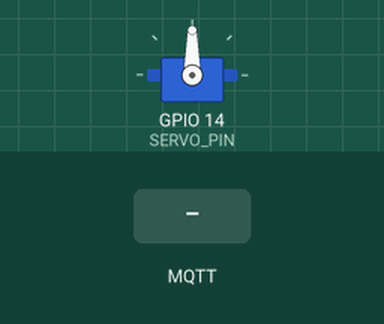
A sketch run on a simulated ESP32. Shown: servo. Inputs (shaded band) come from the test bench. WiFi joins after 1.5 s; servers stay silent unless stated; random numbers use the default seed unless the sketch sets one; no MQTT or app messages arrive unless stated; what the sketch prints to the serial monitor is not drawn.

Above: at 2.7 s.
2.8 s: MQTT message "5" arrives on the first subscribed topic
At 3.3 s:
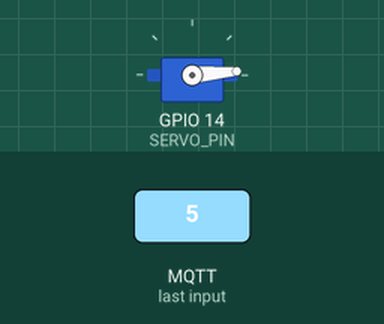
4.3 s: MQTT message "on" arrives on the first subscribed topic
At 5.5 s:
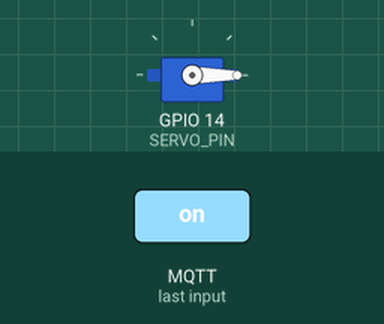
5.8 s: MQTT message "90" arrives on the first subscribed topic
At 6.8 s:
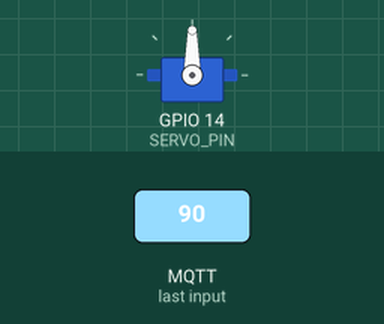
7.3 s: MQTT message "0" arrives on the first subscribed topic
At 7.9 s:
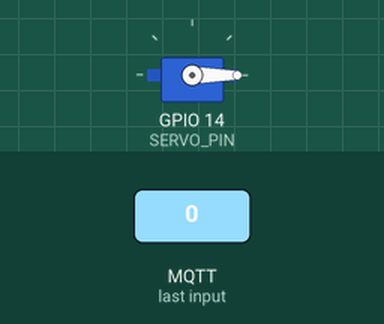
Timing chart, 0 to 9.8 s (numbered marks = the images above; inputs shaded):
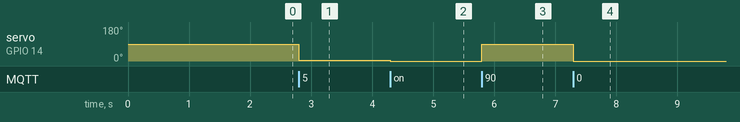

The sketch:

esp_sub_servo.ino
```cpp
#include <WiFi.h>
#include <PubSubClient.h>
#include <ESP32Servo.h>

// WiFi credentials
const char* ssid = "MARA1";
const char* password = "MARAMARA1";

// MQTT broker details
const char* mqtt_server = "0.tcp.ap.ngrok.io";
const int mqtt_port = 11882;
const char* mqtt_topic = "/chacharin/servo";

// Servo configuration
Servo myservo;
const int SERVO_PIN = 14;

// WiFi and MQTT clients
WiFiClient espClient;
PubSubClient client(espClient);

// Connect to WiFi
void setup_wifi() {
  delay(10);
  Serial.println();
  Serial.print("Connecting to ");
  Serial.println(ssid);
  WiFi.begin(ssid, password);

  while (WiFi.status() != WL_CONNECTED) {
    delay(500);
    Serial.print(".");
  }

  Serial.println("\nWiFi connected");
  Serial.print("IP address: ");
  Serial.println(WiFi.localIP());
}

// Handle incoming MQTT messages
void callback(char* topic, byte* payload, unsigned int length) {
  Serial.print("Message arrived [");
  Serial.print(topic);
  Serial.print("] ");

  String msg;
  for (unsigned int i = 0; i < length; i++) {
    msg += (char)payload[i];
  }
  Serial.println(msg);

  // Convert message to int and move servo
  int angle = msg.toInt();
  if (angle >= 0 && angle <= 180) {
    myservo.write(angle);
    Serial.print("Servo moved to: ");
    Serial.println(angle);
  } else {
    Serial.println("Invalid angle received.");
  }
}

// Ensure MQTT connection stays alive
void reconnect() {
  while (!client.connected()) {
    Serial.print("Attempting MQTT connection...");
    String clientId = "ESP32Client-" + String(random(0xffff), HEX);
    if (client.connect(clientId.c_str())) {
      Serial.println("connected");
      client.subscribe(mqtt_topic);
      Serial.print("Subscribed to topic: ");
      Serial.println(mqtt_topic);
    } else {
      Serial.print("failed, rc=");
      Serial.print(client.state());
      Serial.println(" retrying in 5 seconds");
      delay(5000);
    }
  }
}

void setup() {
  Serial.begin(115200);
  myservo.attach(SERVO_PIN);
  setup_wifi();

  client.setServer(mqtt_server, mqtt_port);
  client.setCallback(callback);
}

void loop() {
  if (!client.connected()) {
    reconnect();
  }
  client.loop();
}
```

Measured:
- after the input at 2.8 s, servo on GPIO 14 (SERVO_PIN): 90° → 5° at once
- after the input at 4.3 s, servo on GPIO 14 (SERVO_PIN): 5° → 0° at once
- after the input at 5.8 s, servo on GPIO 14 (SERVO_PIN): 0° → 90° at once
- after the input at 7.3 s, servo on GPIO 14 (SERVO_PIN): 90° → 0° at once
